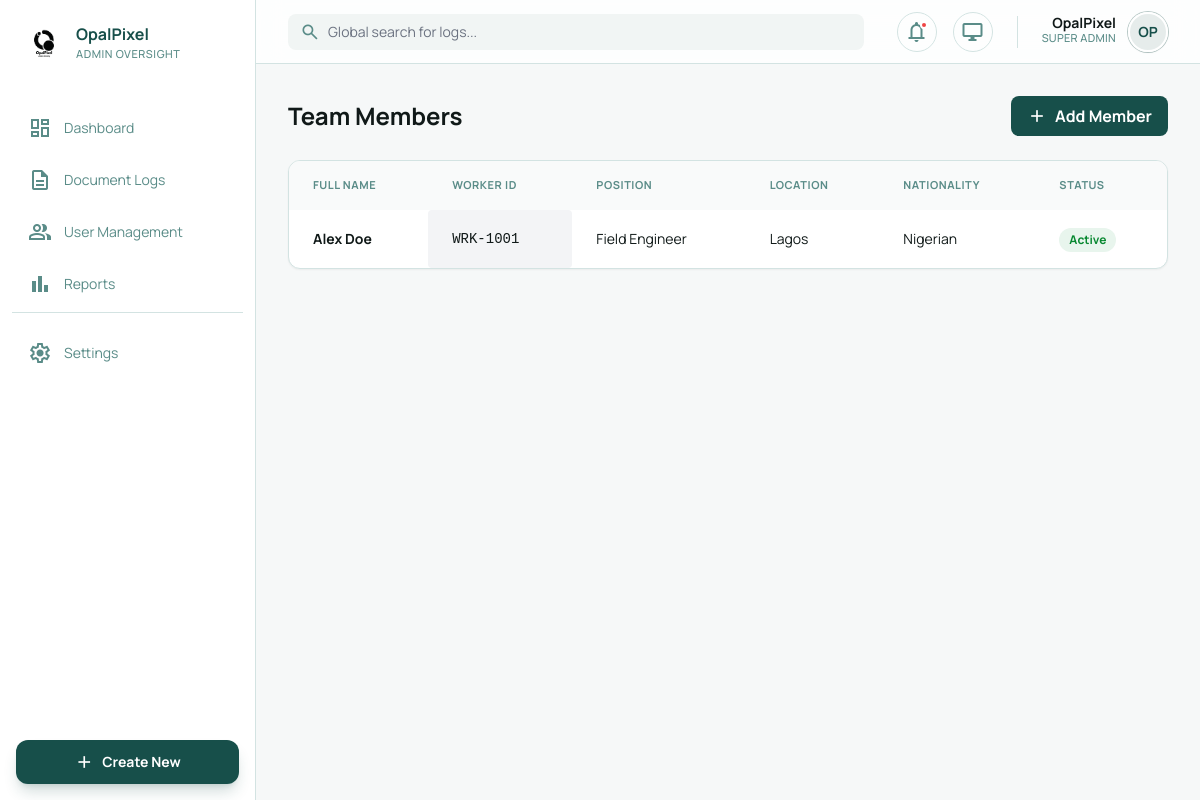
/team (signed in), run on the app's committed database.
### models.py (models this page shows, shortened)
class User(UserMixin, db.Model):
    id = db.Column(db.Integer, primary_key=True)
    full_name = db.Column(db.String(100), nullable=False)
    worker_id = db.Column(db.String(50), unique=True, nullable=False)
    position = db.Column(db.String(50))
    nationality = db.Column(db.String(80))
    location = db.Column(db.String(150))
    address = db.Column(db.String(255))
    image_path = db.Column(db.String(255))
    role = db.Column(db.String(20), default='worker') # 'admin' or 'worker'
    password_hash = db.Column(db.String(128))

### app.py (the view)
@app.route('/team')
@login_required
def team_list():
    if current_user.role != 'admin': return redirect(url_for('worker_dashboard'))
    workers = User.query.filter_by(role='worker').all()
    return render_template('team_list.html', user=current_user, workers=workers)

### auth.py (called while the page is built)
@login_manager.user_loader
def load_user(user_id):
    return User.query.get(int(user_id))

### templates/team_list.html
{% extends "base_admin.html" %}
{% block content %}
<div class="space-y-6">
    <div class="flex justify-between items-center">
        <h2 class="text-2xl font-bold">Team Members</h2>
        <button onclick="document.getElementById('workerModal').classList.remove('hidden')" class="bg-primary text-white px-4 py-2 rounded-lg font-bold flex items-center gap-2">
            <span class="material-symbols-outlined text-[20px]">add</span> Add Member
        </button>
    </div>
    <div class="bg-white dark:bg-[#1a2b2a] rounded-xl border border-[#d3e3e2] dark:border-[#2a3a39] shadow-sm overflow-hidden">
        <div class="overflow-x-auto">
            <table class="w-full text-left">
                <thead class="bg-[#f9fafa] dark:bg-[#233534] text-[#5a8c88] text-[11px] font-bold uppercase tracking-wider">
                    <tr>
                        <th class="px-6 py-4">Full Name</th>
                        <th class="px-6 py-4">Worker ID</th>
                        <th class="px-6 py-4">Position</th>
                        <th class="px-6 py-4">Location</th>
                        <th class="px-6 py-4">Nationality</th>
                        <th class="px-6 py-4">Status</th>
                    </tr>
                </thead>
                <tbody class="divide-y divide-[#d3e3e2] dark:divide-[#2a3a39]">
                    {% for worker in workers %}
                    <tr class="hover:bg-gray-50 dark:hover:bg-[#233534]/50 transition-colors">
                        <td class="px-6 py-4 font-bold text-sm">{{ worker.full_name }}</td>
                        <td class="px-6 py-4 font-mono text-sm bg-gray-100 dark:bg-gray-800 rounded w-max px-2">{{ worker.worker_id }}</td>
                        <td class="px-6 py-4 text-sm">{{ worker.position }}</td>
                        <td class="px-6 py-4 text-sm">{{ worker.location or '—' }}</td>
                        <td class="px-6 py-4 text-sm">{{ worker.nationality or '—' }}</td>
                        <td class="px-6 py-4">
                            <span class="inline-flex items-center px-2.5 py-1 rounded-full text-xs font-bold bg-[#e8f5ed] text-[#078830]">
                            Active
                            </span>
                        </td>
                    </tr>
                    {% endfor %}
                </tbody>
            </table>
        </div>
    </div>
</div>
{% endblock %}

### templates/base_admin.html (shortened to what this page needs)
<!DOCTYPE html>
<html lang="en" class="light">
<head>
  <script src="https://cdn.tailwindcss.com?plugins=forms,container-queries"></script>
  <script id="tailwind-config">
    tailwind.config = {
      darkMode: "class",
      theme: {
        extend: {
          colors: {
            primary: "#174f4a",
            accent: "#F4B393",
            "background-light": "#f6f8f8",
            "background-dark": "#131f1e",
          },
          fontFamily: {
            display: ["Manrope", "sans-serif"],
          },
        },
      },
    };
  </script>
</head>
<body class="bg-background-light dark:bg-background-dark text-[#101918] dark:text-[#f9fbfb] min-h-screen flex overflow-hidden">
  <aside class="w-64 border-r border-[#d3e3e2] dark:border-[#2a3a39] bg-white dark:bg-[#1a2b2a] flex flex-col h-screen shrink-0">
    <div class="p-6 flex items-center gap-3">
      <img src="{{ url_for('static', filename='uploads/Logo opalpixel_1.png') }}" alt="OpalPixel" class="size-10 rounded-xl object-contain">
      <div>
        <h1 class="text-primary dark:text-[#f9fbfb] text-base font-bold leading-none">OpalPixel</h1>
        <p class="text-[#5a8c88] text-[11px] font-medium uppercase tracking-wider mt-1">Admin Oversight</p>
      </div>
    </div>
    <nav class="flex-1 px-3 py-4 space-y-1">
      <a class="flex items-center gap-3 px-4 py-3 rounded-lg text-[#5a8c88] hover:bg-gray-50 dark:hover:bg-[#233534] transition-colors {{ 'active-nav' if request.endpoint == 'dashboard' else '' }}" href="{{ url_for('dashboard') }}">
        <span class="material-symbols-outlined">dashboard</span><span class="text-sm">Dashboard</span>
      </a>
      <a class="flex items-center gap-3 px-4 py-3 rounded-lg text-[#5a8c88] hover:bg-gray-50 dark:hover:bg-[#233534] transition-colors {{ 'active-nav' if request.endpoint == 'document_logs' else '' }}" href="{{ url_for('document_logs') }}">
        <span class="material-symbols-outlined">description</span><span class="text-sm">Document Logs</span>
      </a>
      <a class="flex items-center gap-3 px-4 py-3 rounded-lg text-[#5a8c88] hover:bg-gray-50 dark:hover:bg-[#233534] transition-colors {{ 'active-nav' if request.endpoint == 'user_management' else '' }}" href="{{ url_for('user_management') }}">
        <span class="material-symbols-outlined">group</span><span class="text-sm">User Management</span>
      </a>
      <a class="flex items-center gap-3 px-4 py-3 rounded-lg text-[#5a8c88] hover:bg-gray-50 dark:hover:bg-[#233534] transition-colors {{ 'active-nav' if request.endpoint == 'reports' else '' }}" href="{{ url_for('reports') }}">
        <span class="material-symbols-outlined">bar_chart</span><span class="text-sm">Reports</span>
      </a>
      <div class="pt-4 mt-4 border-t border-[#d3e3e2] dark:border-[#2a3a39]">
        <a class="flex items-center gap-3 px-4 py-3 rounded-lg text-[#5a8c88] hover:bg-gray-50 dark:hover:bg-[#233534] transition-colors {{ 'active-nav' if request.endpoint == 'settings' else '' }}" href="{{ url_for('settings') }}">
          <span class="material-symbols-outlined">settings</span><span class="text-sm">Settings</span>
        </a>
      </div>
    </nav>
    <div class="p-4 mt-auto">
      <button onclick="document.getElementById('createModal').classList.remove('hidden')" class="w-full bg-primary text-white py-3 rounded-xl font-bold text-sm flex items-center justify-center gap-2 shadow-lg shadow-primary/20 hover:bg-primary/90 transition-colors">
        <span class="material-symbols-outlined text-[20px]">add</span>
        Create New
      </button>
    </div>
  </aside>
  <main class="flex-1 flex flex-col overflow-hidden h-screen">
    <header class="h-16 border-b border-[#d3e3e2] dark:border-[#2a3a39] bg-white/80 dark:bg-[#1a2b2a]/80 backdrop-blur-md px-8 flex items-center justify-between z-10">
      <div class="flex items-center gap-4 flex-1 max-w-xl">
        <div class="relative w-full">
          <span class="material-symbols-outlined absolute left-3 top-1/2 -translate-y-1/2 text-[#5a8c88] text-[20px]">search</span>
          <input class="w-full bg-[#f1f5f4] dark:bg-[#233534] border-none rounded-lg pl-10 pr-4 py-2 text-sm focus:ring-2 focus:ring-primary/20" placeholder="Global search for logs..." type="text" />
        </div>
      </div>
      <div class="flex items-center gap-4">
        <button class="size-10 rounded-full border border-[#d3e3e2] dark:border-[#2a3a39] flex items-center justify-center text-[#5a8c88] relative hover:bg-gray-50 transition-colors">
          <span class="material-symbols-outlined">notifications</span>
          <span class="absolute top-2 right-2 size-2 bg-red-500 rounded-full border-2 border-white dark:border-[#1a2b2a]"></span>
        </button>
        <button class="size-10 rounded-full border border-[#d3e3e2] dark:border-[#2a3a39] flex items-center justify-center text-[#5a8c88] hover:bg-gray-50 transition-colors">
          <span class="material-symbols-outlined">desktop_windows</span>
        </button>
        <div class="flex items-center gap-3">
          <div class="text-right hidden sm:block">
            <p class="text-sm font-bold leading-none">{{ user.full_name }}</p>
            <p class="text-[11px] text-[#5a8c88] font-medium uppercase tracking-wide">{{ 'SUPER ADMIN' if user.role == 'admin' else user.position or 'Staff' }}</p>
          </div>
          <div class="relative group">
            {% if user.image_path %}
            <img src="{{ url_for('static', filename=user.image_path) }}" alt="{{ user.full_name }}" class="size-10 rounded-full object-cover border-2 border-white shadow-sm ring-1 ring-primary/30">
            {% else %}
            <div class="size-10 rounded-full bg-primary/10 border-2 border-white shadow-sm ring-1 ring-primary/30 flex items-center justify-center text-primary font-bold text-sm">
              {{ user.full_name[:2].upper() }}
            </div>
            {% endif %}
          </div>
        </div>
      </div>
    </header>
    <div id="dashboardContent" class="flex-1 overflow-y-auto p-8 custom-scrollbar dashboard-scroll">
      {% block content %}{% endblock %}
    </div>
  </main>
</body>
</html>

### templates/base_admin.html (style rules this page uses)
body { font-family: 'Manrope', sans-serif; }
.material-symbols-outlined { font-variation-settings: 'FILL' 0, 'wght' 400, 'GRAD' 0, 'opsz' 24; }
.dashboard-scroll { max-height: calc(100vh - 64px); }

### data on the page
User: full_name "OpalPixel", role "SUPER ADMIN", full_name "OP"
User: full_name "Alex Doe", worker_id "WRK-1001", position "Field Engineer", location "Lagos", nationality "Nigerian"
